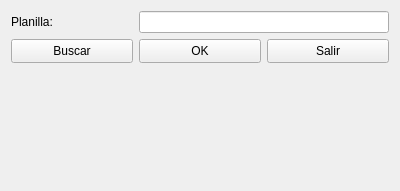
<ui version="4.0" >
 <class>Form</class>
 <widget class="QWidget" name="Form" >
  <property name="geometry" >
   <rect>
    <x>0</x>
    <y>0</y>
    <width>400</width>
    <height>191</height>
   </rect>
  </property>
  <property name="windowTitle" >
   <string>Form</string>
  </property>
  <property name="windowIcon" >
   <iconset resource="data.qrc" >
    <normaloff>:/icons/res/wizard.png</normaloff>:/icons/res/wizard.png</iconset>
  </property>
  <layout class="QVBoxLayout" name="verticalLayout" >
   <item>
    <layout class="QGridLayout" name="gridLayout" >
     <item row="0" column="0" >
      <widget class="QLabel" name="label" >
       <property name="text" >
        <string>Planilla:</string>
       </property>
      </widget>
     </item>
     <item row="2" column="0" colspan="3" >
      <widget class="QLabel" name="label_2" >
       <property name="text" >
        <string/>
       </property>
       <property name="pixmap" >
        <pixmap resource="data.qrc" >:/icons/res/convert.png</pixmap>
       </property>
       <property name="alignment" >
        <set>Qt::AlignCenter</set>
       </property>
      </widget>
     </item>
     <item row="0" column="1" colspan="2" >
      <widget class="QLineEdit" name="lineXLSPath" />
     </item>
     <item row="1" column="0" >
      <widget class="QPushButton" name="pushFileDialog" >
       <property name="minimumSize" >
        <size>
         <width>0</width>
         <height>24</height>
        </size>
       </property>
       <property name="text" >
        <string>Buscar</string>
       </property>
       <property name="icon" >
        <iconset resource="data.qrc" >
         <normaloff>:/icons/res/find.png</normaloff>:/icons/res/find.png</iconset>
       </property>
       <property name="iconSize" >
        <size>
         <width>24</width>
         <height>24</height>
        </size>
       </property>
      </widget>
     </item>
     <item row="1" column="1" >
      <widget class="QPushButton" name="pushOK" >
       <property name="minimumSize" >
        <size>
         <width>0</width>
         <height>24</height>
        </size>
       </property>
       <property name="text" >
        <string>OK</string>
       </property>
       <property name="icon" >
        <iconset resource="data.qrc" >
         <normaloff>:/icons/res/endturn.png</normaloff>:/icons/res/endturn.png</iconset>
       </property>
       <property name="iconSize" >
        <size>
         <width>24</width>
         <height>24</height>
        </size>
       </property>
      </widget>
     </item>
     <item row="1" column="2" >
      <widget class="QPushButton" name="pushSalir" >
       <property name="minimumSize" >
        <size>
         <width>0</width>
         <height>24</height>
        </size>
       </property>
       <property name="text" >
        <string>Salir</string>
       </property>
       <property name="icon" >
        <iconset resource="data.qrc" >
         <normaloff>:/icons/res/exit.png</normaloff>:/icons/res/exit.png</iconset>
       </property>
       <property name="iconSize" >
        <size>
         <width>24</width>
         <height>24</height>
        </size>
       </property>
      </widget>
     </item>
    </layout>
   </item>
  </layout>
 </widget>
 <resources>
  <include location="data.qrc" />
 </resources>
 <connections>
  <connection>
   <sender>pushSalir</sender>
   <signal>clicked()</signal>
   <receiver>Form</receiver>
   <slot>close()</slot>
   <hints>
    <hint type="sourcelabel" >
     <x>352</x>
     <y>56</y>
    </hint>
    <hint type="destinationlabel" >
     <x>395</x>
     <y>2</y>
    </hint>
   </hints>
  </connection>
 </connections>
</ui>
